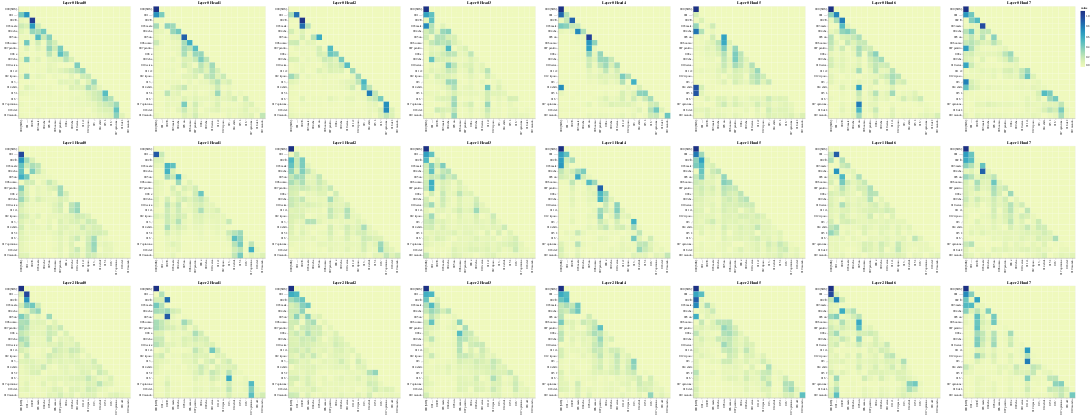

Notebook code for this chart:
### Code cell
# Encoder Self-Attention
get_all_attention_maps("decoder", layers, heads, decoder_input_tokens, decoder_input_tokens, min(20, sentence_len))

### Figure 1 — Vega-Lite specification as saved in the notebook (floating-point values rounded to 4 significant figures; data arrays with more than 128 entries replaced by an {"elided": "..."} marker saying what was removed)
{"config": {"view": {"continuousWidth": 300, "continuousHeight": 300}}, "vconcat": [{"hconcat": [{"data": {"name": "data-bc8f7f86088da5e8101b6031ad8a81a4"}, "mark": {"type": "rect"}, "encoding": {"color": {"field": "value", "type": "quantitative"}, "tooltip": [{"field": "row", "type": "quantitative"}, {"field": "column", "type": "quantitative"}, {"field": "value", "type": "quantitative"}, {"field": "row_token", "type": "nominal"}, {"field": "col_token", "type": "nominal"}], "x": {"axis": {"title": ""}, "field": "col_token", "type": "nominal"}, "y": {"axis": {"title": ""}, "field": "row_token", "type": "nominal"}}, "height": 400, "name": "view_25", "title": "Layer 0 Head 0", "width": 400}, {"data": {"name": "data-14a13ff6ee3b6328ac28fce74db16790"}, "mark": {"type": "rect"}, "encoding": {"color": {"field": "value", "type": "quantitative"}, "tooltip": [{"field": "row", "type": "quantitative"}, {"field": "column", "type": "quantitative"}, {"field": "value", "type": "quantitative"}, {"field": "row_token", "type": "nominal"}, {"field": "col_token", "type": "nominal"}], "x": {"axis": {"title": ""}, "field": "col_token", "type": "nominal"}, "y": {"axis": {"title": ""}, "field": "row_token", "type": "nominal"}}, "height": 400, "name": "view_26", "title": "Layer 0 Head 1", "width": 400}, {"data": {"name": "data-6d1be9bfe71c3357e92b4d67ec780ca4"}, "mark": {"type": "rect"}, "encoding": {"color": {"field": "value", "type": "quantitative"}, "tooltip": [{"field": "row", "type": "quantitative"}, {"field": "column", "type": "quantitative"}, {"field": "value", "type": "quantitative"}, {"field": "row_token", "type": "nominal"}, {"field": "col_token", "type": "nominal"}], "x": {"axis": {"title": ""}, "field": "col_token", "type": "nominal"}, "y": {"axis": {"title": ""}, "field": "row_token", "type": "nominal"}}, "height": 400, "name": "view_27", "title": "Layer 0 Head 2", "width": 400}, {"data": {"name": "data-730d3dedf760d68fd8f7b7e52a2de6a8"}, "mark": {"type": "rect"}, "encoding": {"color": {"field": "value", "type": "quantitative"}, "tooltip": [{"field": "row", "type": "quantitative"}, {"field": "column", "type": "quantitative"}, {"field": "value", "type": "quantitative"}, {"field": "row_token", "type": "nominal"}, {"field": "col_token", "type": "nominal"}], "x": {"axis": {"title": ""}, "field": "col_token", "type": "nominal"}, "y": {"axis": {"title": ""}, "field": "row_token", "type": "nominal"}}, "height": 400, "name": "view_28", "title": "Layer 0 Head 3", "width": 400}, {"data": {"name": "data-f229cf20c18c7cdfabd26c60ec006d99"}, "mark": {"type": "rect"}, "encoding": {"color": {"field": "value", "type": "quantitative"}, "tooltip": [{"field": "row", "type": "quantitative"}, {"field": "column", "type": "quantitative"}, {"field": "value", "type": "quantitative"}, {"field": "row_token", "type": "nominal"}, {"field": "col_token", "type": "nominal"}], "x": {"axis": {"title": ""}, "field": "col_token", "type": "nominal"}, "y": {"axis": {"title": ""}, "field": "row_token", "type": "nominal"}}, "height": 400, "name": "view_29", "title": "Layer 0 Head 4", "width": 400}, {"data": {"name": "data-ef7ba7692d920d05b1e31183e6ef0fb6"}, "mark": {"type": "rect"}, "encoding": {"color": {"field": "value", "type": "quantitative"}, "tooltip": [{"field": "row", "type": "quantitative"}, {"field": "column", "type": "quantitative"}, {"field": "value", "type": "quantitative"}, {"field": "row_token", "type": "nominal"}, {"field": "col_token", "type": "nominal"}], "x": {"axis": {"title": ""}, "field": "col_token", "type": "nominal"}, "y": {"axis": {"title": ""}, "field": "row_token", "type": "nominal"}}, "height": 400, "name": "view_30", "title": "Layer 0 Head 5", "width": 400}, {"data": {"name": "data-e2eef43c7c2ea54bd512fc8e646cf20a"}, "mark": {"type": "rect"}, "encoding": {"color": {"field": "value", "type": "quantitative"}, "tooltip": [{"field": "row", "type": "quantitative"}, {"field": "column", "type": "quantitative"}, {"field": "value", "type": "quantitative"}, {"field": "row_token", "type": "nominal"}, {"field": "col_token", "type": "nominal"}], "x": {"axis": {"title": ""}, "field": "col_token", "type": "nominal"}, "y": {"axis": {"title": ""}, "field": "row_token", "type": "nominal"}}, "height": 400, "name": "view_31", "title": "Layer 0 Head 6", "width": 400}, {"data": {"name": "data-a5c001aff57b049a302754954e5c1bd5"}, "mark": {"type": "rect"}, "encoding": {"color": {"field": "value", "type": "quantitative"}, "tooltip": [{"field": "row", "type": "quantitative"}, {"field": "column", "type": "quantitative"}, {"field": "value", "type": "quantitative"}, {"field": "row_token", "type": "nominal"}, {"field": "col_token", "type": "nominal"}], "x": {"axis": {"title": ""}, "field": "col_token", "type": "nominal"}, "y": {"axis": {"title": ""}, "field": "row_token", "type": "nominal"}}, "height": 400, "name": "view_32", "title": "Layer 0 Head 7", "width": 400}]}, {"hconcat": [{"data": {"name": "data-38e7aeba8b57733afb305ce1a4b9d80e"}, "mark": {"type": "rect"}, "encoding": {"color": {"field": "value", "type": "quantitative"}, "tooltip": [{"field": "row", "type": "quantitative"}, {"field": "column", "type": "quantitative"}, {"field": "value", "type": "quantitative"}, {"field": "row_token", "type": "nominal"}, {"field": "col_token", "type": "nominal"}], "x": {"axis": {"title": ""}, "field": "col_token", "type": "nominal"}, "y": {"axis": {"title": ""}, "field": "row_token", "type": "nominal"}}, "height": 400, "name": "view_33", "title": "Layer 1 Head 0", "width": 400}, {"data": {"name": "data-d4982295300cc4a8dadd78d62749872d"}, "mark": {"type": "rect"}, "encoding": {"color": {"field": "value", "type": "quantitative"}, "tooltip": [{"field": "row", "type": "quantitative"}, {"field": "column", "type": "quantitative"}, {"field": "value", "type": "quantitative"}, {"field": "row_token", "type": "nominal"}, {"field": "col_token", "type": "nominal"}], "x": {"axis": {"title": ""}, "field": "col_token", "type": "nominal"}, "y": {"axis": {"title": ""}, "field": "row_token", "type": "nominal"}}, "height": 400, "name": "view_34", "title": "Layer 1 Head 1", "width": 400}, {"data": {"name": "data-47d5452b6f70b4e03268deaf093c3218"}, "mark": {"type": "rect"}, "encoding": {"color": {"field": "value", "type": "quantitative"}, "tooltip": [{"field": "row", "type": "quantitative"}, {"field": "column", "type": "quantitative"}, {"field": "value", "type": "quantitative"}, {"field": "row_token", "type": "nominal"}, {"field": "col_token", "type": "nominal"}], "x": {"axis": {"title": ""}, "field": "col_token", "type": "nominal"}, "y": {"axis": {"title": ""}, "field": "row_token", "type": "nominal"}}, "height": 400, "name": "view_35", "title": "Layer 1 Head 2", "width": 400}, {"data": {"name": "data-f059f8dec66c63c21a7f2fb3d0292b66"}, "mark": {"type": "rect"}, "encoding": {"color": {"field": "value", "type": "quantitative"}, "tooltip": [{"field": "row", "type": "quantitative"}, {"field": "column", "type": "quantitative"}, {"field": "value", "type": "quantitative"}, {"field": "row_token", "type": "nominal"}, {"field": "col_token", "type": "nominal"}], "x": {"axis": {"title": ""}, "field": "col_token", "type": "nominal"}, "y": {"axis": {"title": ""}, "field": "row_token", "type": "nominal"}}, "height": 400, "name": "view_36", "title": "Layer 1 Head 3", "width": 400}, {"data": {"name": "data-77ed1ad777b330551ad90a17ff2d8f2f"}, "mark": {"type": "rect"}, "encoding": {"color": {"field": "value", "type": "quantitative"}, "tooltip": [{"field": "row", "type": "quantitative"}, {"field": "column", "type": "quantitative"}, {"field": "value", "type": "quantitative"}, {"field": "row_token", "type": "nominal"}, {"field": "col_token", "type": "nominal"}], "x": {"axis": {"title": ""}, "field": "col_token", "type": "nominal"}, "y": {"axis": {"title": ""}, "field": "row_token", "type": "nominal"}}, "height": 400, "name": "view_37", "title": "Layer 1 Head 4", "width": 400}, {"data": {"name": "data-8c6cc4763589eaa5450502ea501b8632"}, "mark": {"type": "rect"}, "encoding": {"color": {"field": "value", "type": "quantitative"}, "tooltip": [{"field": "row", "type": "quantitative"}, {"field": "column", "type": "quantitative"}, {"field": "value", "type": "quantitative"}, {"field": "row_token", "type": "nominal"}, {"field": "col_token", "type": "nominal"}], "x": {"axis": {"title": ""}, "field": "col_token", "type": "nominal"}, "y": {"axis": {"title": ""}, "field": "row_token", "type": "nominal"}}, "height": 400, "name": "view_38", "title": "Layer 1 Head 5", "width": 400}, {"data": {"name": "data-3b76ec4f9aca99f6e9366dd1edec2808"}, "mark": {"type": "rect"}, "encoding": {"color": {"field": "value", "type": "quantitative"}, "tooltip": [{"field": "row", "type": "quantitative"}, {"field": "column", "type": "quantitative"}, {"field": "value", "type": "quantitative"}, {"field": "row_token", "type": "nominal"}, {"field": "col_token", "type": "nominal"}], "x": {"axis": {"title": ""}, "field": "col_token", "type": "nominal"}, "y": {"axis": {"title": ""}, "field": "row_token", "type": "nominal"}}, "height": 400, "name": "view_39", "title": "Layer 1 Head 6", "width": 400}, {"data": {"name": "data-b35594473d8d8cdf50c0db04d4c73875"}, "mark": {"type": "rect"}, "encoding": {"color": {"field": "value", "type": "quantitative"}, "tooltip": [{"field": "row", "type": "quantitative"}, {"field": "column", "type": "quantitative"}, {"field": "value", "type": "quantitative"}, {"field": "row_token", "type": "nominal"}, {"field": "col_token", "type": "nominal"}], "x": {"axis": {"title": ""}, "field": "col_token", "type": "nominal"}, "y": {"axis": {"title": ""}, "field": "row_token", "type": "nominal"}}, "height": 400, "name": "view_40", "title": "Layer 1 Head 7", "width": 400}]}, {"hconcat": [{"data": {"name": "data-885bee1d2cd5f6264316d27668fa60bc"}, "mark": {"type": "rect"}, "encoding": {"color": {"field": "value", "type": "quantitative"}, "tooltip": [{"field": "row", "type": "quantitative"}, {"field": "column", "type": "quantitative"}, {"field": "value", "type": "quantitative"}, {"field": "row_token", "type": "nominal"}, {"field": "col_token", "type": "nominal"}], "x": {"axis": {"title": ""}, "field": "col_token", "type": "nominal"}, "y": {"axis": {"title": ""}, "field": "row_token", "type": "nominal"}}, "height": 400, "name": "view_41", "title": "Layer 2 Head 0", "width": 400}, {"data": {"name": "data-69d0924875cccc3114baa43fd34bb8c6"}, "mark": {"type": "rect"}, "encoding": {"color": {"field": "value", "type": "quantitative"}, "tooltip": [{"field": "row", "type": "quantitative"}, {"field": "column", "type": "quantitative"}, {"field": "value", "type": "quantitative"}, {"field": "row_token", "type": "nominal"}, {"field": "col_token", "type": "nominal"}], "x": {"axis": {"title": ""}, "field": "col_token", "type": "nominal"}, "y": {"axis": {"title": ""}, "field": "row_token", "type": "nominal"}}, "height": 400, "name": "view_42", "title": "Layer 2 Head 1", "width": 400}, {"data": {"name": "data-44b32634e389a55fc189b3d11947a993"}, "mark": {"type": "rect"}, "encoding": {"color": {"field": "value", "type": "quantitative"}, "tooltip": [{"field": "row", "type": "quantitative"}, {"field": "column", "type": "quantitative"}, {"field": "value", "type": "quantitative"}, {"field": "row_token", "type": "nominal"}, {"field": "col_token", "type": "nominal"}], "x": {"axis": {"title": ""}, "field": "col_token", "type": "nominal"}, "y": {"axis": {"title": ""}, "field": "row_token", "type": "nominal"}}, "height": 400, "name": "view_43", "title": "Layer 2 Head 2", "width": 400}, {"data": {"name": "data-01f5f3f5ef8cfaf3e7398f8564f57822"}, "mark": {"type": "rect"}, "encoding": {"color": {"field": "value", "type": "quantitative"}, "tooltip": [{"field": "row", "type": "quantitative"}, {"field": "column", "type": "quantitative"}, {"field": "value", "type": "quantitative"}, {"field": "row_token", "type": "nominal"}, {"field": "col_token", "type": "nominal"}], "x": {"axis": {"title": ""}, "field": "col_token", "type": "nominal"}, "y": {"axis": {"title": ""}, "field": "row_token", "type": "nominal"}}, "height": 400, "name": "view_44", "title": "Layer 2 Head 3", "width": 400}, {"data": {"name": "data-70114c39f48ea22feadbd9469d972651"}, "mark": {"type": "rect"}, "encoding": {"color": {"field": "value", "type": "quantitative"}, "tooltip": [{"field": "row", "type": "quantitative"}, {"field": "column", "type": "quantitative"}, {"field": "value", "type": "quantitative"}, {"field": "row_token", "type": "nominal"}, {"field": "col_token", "type": "nominal"}], "x": {"axis": {"title": ""}, "field": "col_token", "type": "nominal"}, "y": {"axis": {"title": ""}, "field": "row_token", "type": "nominal"}}, "height": 400, "name": "view_45", "title": "Layer 2 Head 4", "width": 400}, {"data": {"name": "data-7048cc42cb6425acea7ffcffdb1cb6d7"}, "mark": {"type": "rect"}, "encoding": {"color": {"field": "value", "type": "quantitative"}, "tooltip": [{"field": "row", "type": "quantitative"}, {"field": "column", "type": "quantitative"}, {"field": "value", "type": "quantitative"}, {"field": "row_token", "type": "nominal"}, {"field": "col_token", "type": "nominal"}], "x": {"axis": {"title": ""}, "field": "col_token", "type": "nominal"}, "y": {"axis": {"title": ""}, "field": "row_token", "type": "nominal"}}, "height": 400, "name": "view_46", "title": "Layer 2 Head 5", "width": 400}, {"data": {"name": "data-7a6171698374540e242af75af5b341b5"}, "mark": {"type": "rect"}, "encoding": {"color": {"field": "value", "type": "quantitative"}, "tooltip": [{"field": "row", "type": "quantitative"}, {"field": "column", "type": "quantitative"}, {"field": "value", "type": "quantitative"}, {"field": "row_token", "type": "nominal"}, {"field": "col_token", "type": "nominal"}], "x": {"axis": {"title": ""}, "field": "col_token", "type": "nominal"}, "y": {"axis": {"title": ""}, "field": "row_token", "type": "nominal"}}, "height": 400, "name": "view_47", "title": "Layer 2 Head 6", "width": 400}, {"data": {"name": "data-1987046117b2c066b756ef27504cf99b"}, "mark": {"type": "rect"}, "encoding": {"color": {"field": "value", "type": "quantitative"}, "tooltip": [{"field": "row", "type": "quantitative"}, {"field": "column", "type": "quantitative"}, {"field": "value", "type": "quantitative"}, {"field": "row_token", "type": "nominal"}, {"field": "col_token", "type": "nominal"}], "x": {"axis": {"title": ""}, "field": "col_token", "type": "nominal"}, "y": {"axis": {"title": ""}, "field": "row_token", "type": "nominal"}}, "height": 400, "name": "view_48", "title": "Layer 2 Head 7", "width": 400}]}], "params": [{"name": "param_25", "select": {"type": "interval", "encodings": ["x", "y"]}, "bind": "scales", "views": ["view_25"]}, {"name": "param_26", "select": {"type": "interval", "encodings": ["x", "y"]}, "bind": "scales", "views": ["view_26"]}, {"name": "param_27", "select": {"type": "interval", "encodings": ["x", "y"]}, "bind": "scales", "views": ["view_27"]}, {"name": "param_28", "select": {"type": "interval", "encodings": ["x", "y"]}, "bind": "scales", "views": ["view_28"]}, {"name": "param_29", "select": {"type": "interval", "encodings": ["x", "y"]}, "bind": "scales", "views": ["view_29"]}, {"name": "param_30", "select": {"type": "interval", "encodings": ["x", "y"]}, "bind": "scales", "views": ["view_30"]}, {"name": "param_31", "select": {"type": "interval", "encodings": ["x", "y"]}, "bind": "scales", "views": ["view_31"]}, {"name": "param_32", "select": {"type": "interval", "encodings": ["x", "y"]}, "bind": "scales", "views": ["view_32"]}, {"name": "param_33", "select": {"type": "interval", "encodings": ["x", "y"]}, "bind": "scales", "views": ["view_33"]}, {"name": "param_34", "select": {"type": "interval", "encodings": ["x", "y"]}, "bind": "scales", "views": ["view_34"]}, {"name": "param_35", "select": {"type": "interval", "encodings": ["x", "y"]}, "bind": "scales", "views": ["view_35"]}, {"name": "param_36", "select": {"type": "interval", "encodings": ["x", "y"]}, "bind": "scales", "views": ["view_36"]}, {"name": "param_37", "select": {"type": "interval", "encodings": ["x", "y"]}, "bind": "scales", "views": ["view_37"]}, {"name": "param_38", "select": {"type": "interval", "encodings": ["x", "y"]}, "bind": "scales", "views": ["view_38"]}, {"name": "param_39", "select": {"type": "interval", "encodings": ["x", "y"]}, "bind": "scales", "views": ["view_39"]}, {"name": "param_40", "select": {"type": "interval", "encodings": ["x", "y"]}, "bind": "scales", "views": ["view_40"]}, {"name": "param_41", "select": {"type": "interval", "encodings": ["x", "y"]}, "bind": "scales", "views": ["view_41"]}, {"name": "param_42", "select": {"type": "interval", "encodings": ["x", "y"]}, "bind": "scales", "views": ["view_42"]}, {"name": "param_43", "select": {"type": "interval", "encodings": ["x", "y"]}, "bind": "scales", "views": ["view_43"]}, {"name": "param_44", "select": {"type": "interval", "encodings": ["x", "y"]}, "bind": "scales", "views": ["view_44"]}, {"name": "param_45", "select": {"type": "interval", "encodings": ["x", "y"]}, "bind": "scales", "views": ["view_45"]}, {"name": "param_46", "select": {"type": "interval", "encodings": ["x", "y"]}, "bind": "scales", "views": ["view_46"]}, {"name": "param_47", "select": {"type": "interval", "encodings": ["x", "y"]}, "bind": "scales", "views": ["view_47"]}, {"name": "param_48", "select": {"type": "interval", "encodings": ["x", "y"]}, "bind": "scales", "views": ["view_48"]}], "$schema": "https://vega.github.io/schema/vega-lite/v5.20.1.json", "datasets": {"data-bc8f7f86088da5e8101b6031ad8a81a4": {"elided": "400 records"}, "data-14a13ff6ee3b6328ac28fce74db16790": {"elided": "400 records"}, "data-6d1be9bfe71c3357e92b4d67ec780ca4": {"elided": "400 records"}, "data-730d3dedf760d68fd8f7b7e52a2de6a8": {"elided": "400 records"}, "data-f229cf20c18c7cdfabd26c60ec006d99": {"elided": "400 records"}, "data-ef7ba7692d920d05b1e31183e6ef0fb6": {"elided": "400 records"}, "data-e2eef43c7c2ea54bd512fc8e646cf20a": {"elided": "400 records"}, "data-a5c001aff57b049a302754954e5c1bd5": {"elided": "400 records"}, "data-38e7aeba8b57733afb305ce1a4b9d80e": {"elided": "400 records"}, "data-d4982295300cc4a8dadd78d62749872d": {"elided": "400 records"}, "data-47d5452b6f70b4e03268deaf093c3218": {"elided": "400 records"}, "data-f059f8dec66c63c21a7f2fb3d0292b66": {"elided": "400 records"}, "data-77ed1ad777b330551ad90a17ff2d8f2f": {"elided": "400 records"}, "data-8c6cc4763589eaa5450502ea501b8632": {"elided": "400 records"}, "data-3b76ec4f9aca99f6e9366dd1edec2808": {"elided": "400 records"}, "data-b35594473d8d8cdf50c0db04d4c73875": {"elided": "400 records"}, "data-885bee1d2cd5f6264316d27668fa60bc": {"elided": "400 records"}, "data-69d0924875cccc3114baa43fd34bb8c6": {"elided": "400 records"}, "data-44b32634e389a55fc189b3d11947a993": {"elided": "400 records"}, "data-01f5f3f5ef8cfaf3e7398f8564f57822": {"elided": "400 records"}, "data-70114c39f48ea22feadbd9469d972651": {"elided": "400 records"}, "data-7048cc42cb6425acea7ffcffdb1cb6d7": {"elided": "400 records"}, "data-7a6171698374540e242af75af5b341b5": {"elided": "400 records"}, "data-1987046117b2c066b756ef27504cf99b": {"elided": "400 records"}}}
